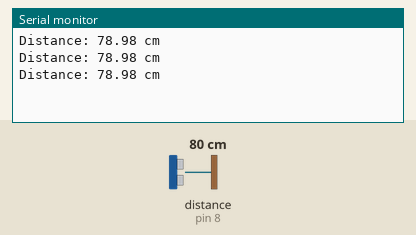
Recording of a sketch running on a simulated Arduino Uno, built with avr-gcc and run on an emulated ATmega328P. Parts: the last lines printed to the serial monitor. Wiring (inferred from the names in the program): ultrasonic range finder: trigger pin 9; echo pin 8. The inputs (shaded band) are chosen by the test bench; at power-on: distance to the obstacle (sensor on pin 8) 80 cm. The echo pulse lasts 58.3 µs per cm.

Above: at 1.3 s.
1.4 s: distance to the obstacle (sensor on pin 8) set to 2 cm
At 1.9 s:
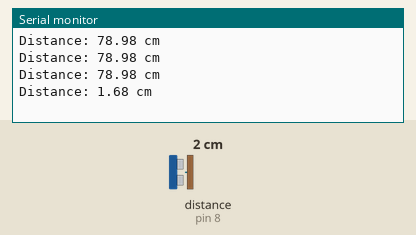
2.9 s: distance to the obstacle (sensor on pin 8) set to 4 cm
At 3.4 s:
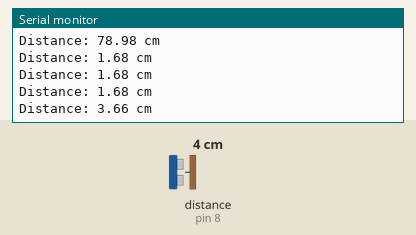
Timing chart, 0 to 5.9 s (numbered marks = the images above; inputs shaded):
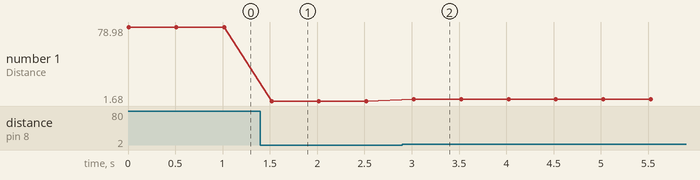

The sketch:

distance_sensor_serial.ino
```cpp
#include <Arduino.h>
// HC-SR04 pins
const int trigPin = 9;
const int echoPin = 8;

void setup() {
  Serial.begin(9600);         // Start Serial Monitor
  pinMode(trigPin, OUTPUT);   // Trig pin as output
  pinMode(echoPin, INPUT);    // Echo pin as input
}

void loop() {
  long duration;
  float distance;

  // Clear the trigPin
  digitalWrite(trigPin, LOW);
  delayMicroseconds(2);

  // Trigger the sensor
  digitalWrite(trigPin, HIGH);
  delayMicroseconds(10);
  digitalWrite(trigPin, LOW);

  // Read the echoPin
  duration = pulseIn(echoPin, HIGH);

  // Calculate distance (in cm)
  distance = duration * 0.034 / 2;

  // Print result
  Serial.print("Distance: ");
  Serial.print(distance);
  Serial.println(" cm");

  delay(500); // Wait half a second
}
```

Measured:
- after the input at 1.4 s, the serial monitor: prints a new line after 0.12 s (image 1)
- after the input at 2.9 s, the serial monitor: prints a new line after 0.12 s (image 2)
- plotted number 1: 78.98 → 1.68 after the input at 1.4 s, 1.68 → 3.66 after the input at 2.9 s
